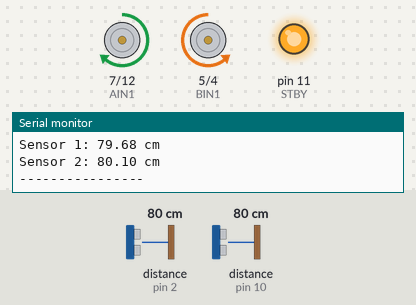
This sketch was run on a simulated Arduino Uno, built with avr-gcc and run on an emulated ATmega328P. Shown: motor-driver pin pairs drawn as motors (green arrow = first pin HIGH = forward, orange = second pin HIGH = backward, longer = more drive, scaled by the enable pin, stopped while the standby pin is LOW), output pins drawn as LEDs (lit = HIGH), the last lines printed to the serial monitor. Wiring (inferred from the names in the program): 2 × ultrasonic range finder: trigger pin 8, echo pin 2 / trigger pin 9, echo pin 10. Inputs (shaded band) come from the test bench; at power-on: distance to the obstacle (sensors on pin 2, pin 10) 80 cm. The echo pulse lasts 58.3 µs per cm; pins used as bus, display or sensor lines are not drawn.

Above: at 5.2 s.
5.3 s: distance to the obstacle (sensor on pin 2) set to 2 cm
At 5.8 s:
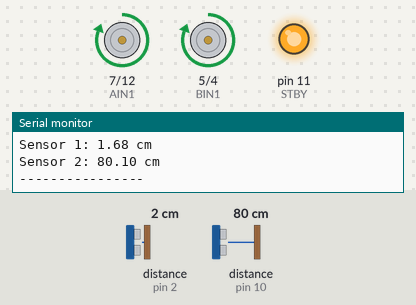
7.0 s: distance to the obstacle (sensor on pin 10) set to 2 cm
10.0 s: distance to the obstacle (sensor on pin 2) set to 23 cm
11.5 s: distance to the obstacle (sensor on pin 2) set to 29 cm
At 12.0 s:
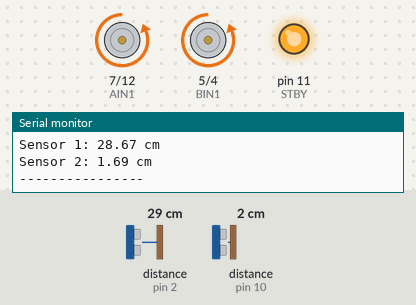
13.0 s: distance to the obstacle (sensor on pin 2) set to 4 cm
At 13.6 s:
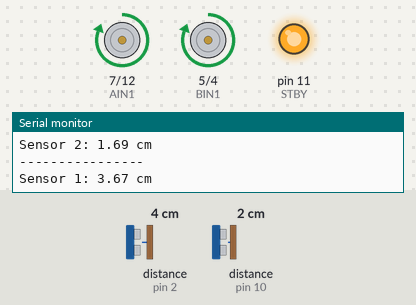
14.5 s: distance to the obstacle (sensor on pin 2) set to 35 cm
At 15.1 s:
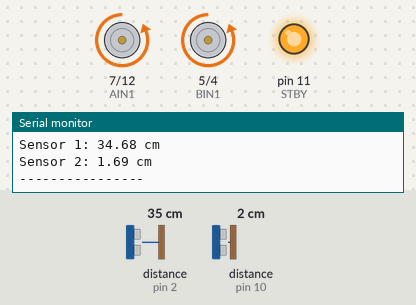
Timing chart, 0 to 17.1 s (numbered marks = the images above; inputs shaded):
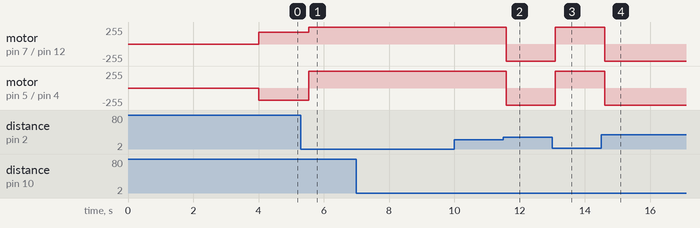

Measured:
- the behaviour switches between 25 and 26 cm on distance to the obstacle (sensor on pin 2) (found by bisection; images 1 and 2)
- after the input at 5.3 s, motor on pin 7 (AIN1) / pin 12 (AIN2): forward 180/255 → forward 255/255 after 0.24 s; motor on pin 5 (BIN1) / pin 4 (BIN2): backward 180/255 → forward 255/255 after 0.24 s
- after the input at 11.5 s, motor on pin 7 (AIN1) / pin 12 (AIN2), motor on pin 5 (BIN1) / pin 4 (BIN2): forward 255/255 → backward 255/255 after 0.09 s
- after the input at 13.0 s, motor on pin 7 (AIN1) / pin 12 (AIN2), motor on pin 5 (BIN1) / pin 4 (BIN2): backward 255/255 → forward 255/255 after 0.10 s
- after the input at 14.5 s, motor on pin 7 (AIN1) / pin 12 (AIN2), motor on pin 5 (BIN1) / pin 4 (BIN2): forward 255/255 → backward 255/255 after 0.11 s

The sketch:

Minisumo_V1.ino
```cpp
const int trigger = 8; //D8
const int echo = 2; //D2

const int trigger2 = 9;  //D9
const int echo2 = 10; //D10


// ===== MOTOR A =====
const int PWMA = 6; //D6
const int AIN1 = 7; //D7
const int AIN2 = 12; //D12

// ===== MOTOR B =====
const int PWMB = 3; //D3
const int BIN1 = 5; //D5
const int BIN2 = 4;//D4

// ===== STANDBY =====
const int STBY = 11; //D11


void setup() {
  pinMode(trigger, OUTPUT);
  pinMode(echo, INPUT);

  pinMode(trigger2, OUTPUT);
  pinMode(echo2, INPUT);

  // MOTOR A
  pinMode(PWMA, OUTPUT);
  pinMode(AIN1, OUTPUT);
  pinMode(AIN2, OUTPUT);

  // MOTOR B
  pinMode(PWMB, OUTPUT);
  pinMode(BIN1, OUTPUT);
  pinMode(BIN2, OUTPUT);

  // STANDBY
  pinMode(STBY, OUTPUT);

  // Activar puente H
  digitalWrite(STBY, HIGH);

  detenerMotores();

  Serial.begin(9600);

  delay(4000);
}


void loop() {

  // SENSOR 1
  long tiempo1;
  float distancia1;

  digitalWrite(trigger, LOW);
  delayMicroseconds(2);

  digitalWrite(trigger, HIGH);
  delayMicroseconds(10);

  digitalWrite(trigger, LOW);

  tiempo1 = pulseIn(echo, HIGH);

  distancia1 = (tiempo1/2)*0.0343;


  // SENSOR 2
  long tiempo2;
  float distancia2;

  digitalWrite(trigger2, LOW);
  delayMicroseconds(50);

  digitalWrite(trigger2, HIGH);
  delayMicroseconds(20);

  digitalWrite(trigger2, LOW);

  tiempo2 = pulseIn(echo2, HIGH);

  distancia2 = tiempo2 / 58.0;


  // LÓGICA DEL ROBOT
  bool rivalAdelante = (distancia1 > 0) && (distancia1 <= 25);
  bool rivalAtras    = (distancia2 > 0) && (distancia2 <= 25);

  if (rivalAdelante) {
    avanzar(255);
  }

  else if (rivalAtras) {
    retroceder(255);
  }

  else {
    girarDerecha(180);
  }


  // MOSTRAR DATOS
  Serial.print("Sensor 1: ");
  Serial.print(distancia1);
  Serial.println(" cm");


  Serial.print("Sensor 2: ");
  Serial.print(distancia2);
  Serial.println(" cm");

  Serial.println("----------------");

  delay(500);
}


// ========= FUNCIONES =========

void activarDriver() {
  digitalWrite(STBY, HIGH);
}


void desactivarDriver() {
  digitalWrite(STBY, LOW);
}


void avanzar(int velocidad) {
  activarDriver();

  // Motor A
  digitalWrite(AIN1, HIGH);
  digitalWrite(AIN2, LOW);
  analogWrite(PWMA, velocidad);

  // Motor B
  digitalWrite(BIN1, HIGH);
  digitalWrite(BIN2, LOW);
  analogWrite(PWMB, velocidad);
}


void retroceder(int velocidad) {
  activarDriver();

  // Motor A
  digitalWrite(AIN1, LOW);
  digitalWrite(AIN2, HIGH);
  analogWrite(PWMA, velocidad);

  // Motor B
  digitalWrite(BIN1, LOW);
  digitalWrite(BIN2, HIGH);
  analogWrite(PWMB, velocidad);
}


void girarIzquierda(int velocidad) {
  activarDriver();

  // Izquierdo atrás
  digitalWrite(AIN1, LOW);
  digitalWrite(AIN2, HIGH);
  analogWrite(PWMA, velocidad);

  // Derecho adelante
  digitalWrite(BIN1, HIGH);
  digitalWrite(BIN2, LOW);
  analogWrite(PWMB, velocidad);
}


void girarDerecha(int velocidad) {
  activarDriver();

  // Izquierdo adelante
  digitalWrite(AIN1, HIGH);
  digitalWrite(AIN2, LOW);
  analogWrite(PWMA, velocidad);

  // Derecho atrás
  digitalWrite(BIN1, LOW);
  digitalWrite(BIN2, HIGH);
  analogWrite(PWMB, velocidad);
}


void detenerMotores() {
  analogWrite(PWMA, 0);
  analogWrite(PWMB, 0);

  digitalWrite(AIN1, LOW);
  digitalWrite(AIN2, LOW);

  digitalWrite(BIN1, LOW);
  digitalWrite(BIN2, LOW);
}
```
